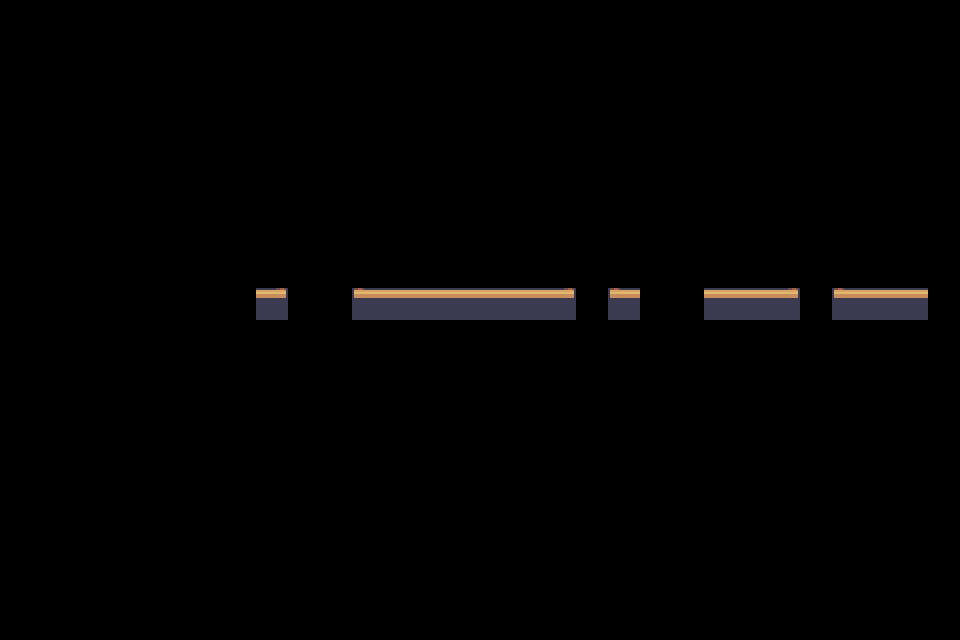

The image is a tile-based game level rendered from a .tmx file. Its description and source (layers, tilesets, objects; grid data summarised) follow:
An orthogonal 30x20 tile map with 32x32 px tiles, 1 tile layer (behind_player), 5 hidden layers not drawn, 3 tilesets and 20 objects (4x station_placemat, 2x station_stove, meat_source, station_chopping_board, onion_source, ...).

<map version="1.10" tiledversion="1.10.2" orientation="orthogonal" renderorder="right-down" width="30" height="20" tilewidth="32" tileheight="32" infinite="0" nextlayerid="11" nextobjectid="43">
 <tileset firstgid="1" source="Room_Builder_32x32.tsx" />
 <tileset firstgid="8285" source="Interiors_32x32.tsx" />
 <tileset firstgid="25309" source="../objects.tsx" />
 <layer id="1" name="floor" width="30" height="20" visible="0">
  <data>[600 cells, 318 non-empty, 29 distinct tile ids]</data>
 </layer>
 <layer id="9" name="black_wall" width="30" height="20" visible="0">
  <data>[600 cells, 186 non-empty, 1 distinct tile ids]</data>
 </layer>
 <layer id="2" name="wall" width="30" height="20" visible="0">
  <data>[600 cells, 246 non-empty, 67 distinct tile ids]</data>
 </layer>
 <layer id="3" name="furniture" width="30" height="20" visible="0">
  <data>[600 cells, 108 non-empty, 67 distinct tile ids]</data>
 </layer>
 <objectgroup id="10" name="station_layer" visible="0">
  <object id="26" name="station_placemat" gid="25328" x="608" y="160" width="32" height="32" />
  <object id="27" name="station_placemat" gid="25328" x="608" y="224" width="32" height="32" />
  <object id="28" name="station_placemat" gid="25328" x="192" y="224" width="32" height="32" />
  <object id="29" name="station_placemat" gid="25328" x="192" y="256" width="32" height="32" />
  <object id="30" name="meat_source" gid="25315" x="206.667" y="401.333" width="96" height="64" />
  <object id="34" name="station_stove" x="261.333" y="88" width="51.3333" height="58.6667" />
  <object id="35" name="station_stove" x="325.333" y="90" width="52.6667" height="56.6667" />
  <object id="36" name="station_chopping_board" gid="25326" x="383.75" y="229.5" width="64" height="32" />
  <object id="37" name="onion_source" gid="25313" x="192" y="576" width="32" height="64" />
  <object id="38" gid="25314" x="224" y="576" width="32" height="64" />
  <object id="40" name="fish_source" gid="25312" x="256" y="576" width="96" height="96" />
  <object id="41" name="pickle_source" gid="25313" x="192" y="160" width="32" height="64" />
  <object id="42" name="tomato_source" gid="25314" x="224" y="576" width="32" height="64" />
 </objectgroup>
 <layer id="4" name="on_top_player" width="30" height="20" visible="0">
  <data>[600 cells, 31 non-empty, 23 distinct tile ids]</data>
 </layer>
 <layer id="6" name="behind_player" width="30" height="20">
  <data>[600 cells, 15 non-empty, 3 distinct tile ids]</data>
 </layer>
 <objectgroup id="7" name="collision_layer" visible="0">
  <object id="14" x="447.333" y="632">
   <polyline points="0,0 -0.666667,-159.333 219.333,-160 220,-182.667 0,-181.333 1.33333,-249.333 126,-249.333 126.667,-326 -82.8333,-325.5 -83.3333,-312 -84,-324 -94,-324 -96,-250 -63.3333,-250 -62.6667,-224 -91.6667,-224.333 -91.6667,-74.6667 -62.3333,-74.6667 -63.3333,-33.3333 -257.333,-33.3333 -257.333,-67.3333 -192,-67.3333 -193,-108 -257.333,-107.667 -256,-165.333 -227.333,-165.667 -226,-208 -256,-206.667 -255.333,-231.333 -226.333,-230.667 -226,-250 -160,-251.333 -160,-326 -256.667,-325.333 -256.667,-367.333 -226,-367.333 -224.667,-450.667 -257.333,-449.333 -258,-490 -70,-492 -70,-502.667 -30.6667,-504.667 -30,-492 160.667,-489.333 161.333,-388.667 169.667,-388.333 169.333,-366 193.333,-366.167 193.167,-324.5 161.333,-324.667 160.667,-249.333 192.667,-248.667 192.667,-218 255.333,-218 256,-252 352,-252.667 351.333,-326.667 256,-326.667 255.583,-427.083 318.417,-427.083 318.25,-432.583 348.333,-432.667 348.25,-415.667 479.333,-415.333 481.333,-322.667 386.667,-323.333 385.333,-250 421.333,-250.667 422,-226.667 456.667,-226.667 456.667,-210 451.333,-209.333 451.333,-196.667 480.667,-196 481,-2.54545 1.63768,0.0144928" />
  </object>
  <object id="25" x="447.333" y="632">
   <polyline points="0,0 -0.666667,-159.333 219.333,-160 220,-182.667 0,-181.333 1.33333,-249.333 126,-249.333 126.667,-326 -82.8333,-325.5 -83.3333,-312 -84,-324 -94,-324 -96,-250 -63.3333,-250 -62.6667,-224 -91.6667,-224.333 -91.6667,-74.6667 -62.3333,-74.6667 -63.3333,-33.3333 -257.333,-33.3333 -257.333,-67.3333 -192,-67.3333 -193,-108 -257.333,-107.667 -256,-165.333 -227.333,-165.667 -226,-208 -256,-206.667 -255.333,-231.333 -226.333,-230.667 -226,-250 -160,-251.333 -160,-326 -256.667,-325.333 -256.667,-367.333 -226,-367.333 -224.667,-450.667 -257.333,-449.333 -258,-490 -70,-492 -70,-502.667 -30.6667,-504.667 -30,-492 160.667,-489.333 161.333,-388.667 169.667,-388.333 169.333,-366 193.333,-366.167 193.167,-324.5 161.333,-324.667 160.667,-249.333 192.667,-248.667 192.667,-218 255.333,-218 256,-252 352,-252.667 351.333,-326.667 256,-326.667 255.583,-427.083 318.417,-427.083 318.25,-432.583 348.333,-432.667 348.25,-415.667 479.333,-415.333 481.333,-322.667 386.667,-323.333 385.333,-250 421.333,-250.667 422,-226.667 456.667,-226.667 456.667,-210 451.333,-209.333 451.333,-196.667 480.667,-196 481,-2.54545 1.63768,0.0144928" />
  </object>
  <object id="15" x="583" y="587.5">
   <polyline points="0,0 -0.5,-25.5 11.5,-25 11.5,-47.5 103,-46.5 101.5,-27 114.5,-26.5 115,0 87.5,0 88.5,18.5 27.5,18.5 27,-3 -5,-3.5" />
  </object>
  <object id="18" x="740.667" y="529">
   <polyline points="0,0 14.6667,0.5 14.5833,-7.95833 71.8333,-7.95833 71.6667,1.29167 86,1.45833 85.6667,58.0833 0.666667,59 0.25,3.25" />
  </object>
  <object id="19" x="850.75" y="560.5">
   <polyline points="0,0 -13.5,0.25 -13.75,26.5 71.5,26.25 71.75,0 58.25,-0.25 58.25,-8.5 -0.25,-9 0,10.5" />
  </object>
  <object id="21" x="755.25" y="431.5">
   <polyline points="0,0 -0.125,-7.5 58.0682,-8.25 58,1.09091 71.5,1 72,60 -14.5,60.25 -15.25,2.25 0.0625,2.25" />
  </object>
  <object id="22" x="851" y="497.25">
   <polyline points="0,0 -15,0 -14.75,26.25 72.5,26.25 72.75,-0.5 56.75,-0.25 57,-9.75 -0.25,-10.25 -0.5,7" />
  </object>
 </objectgroup>
</map>
